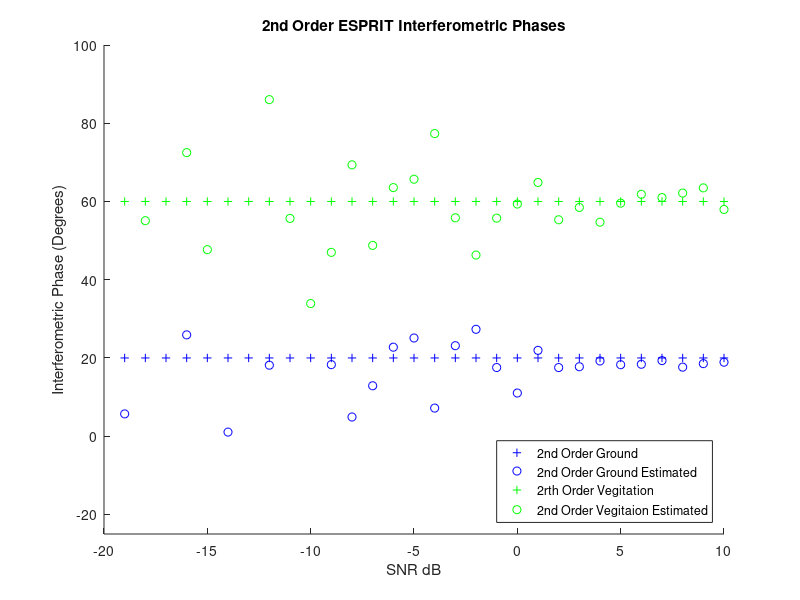
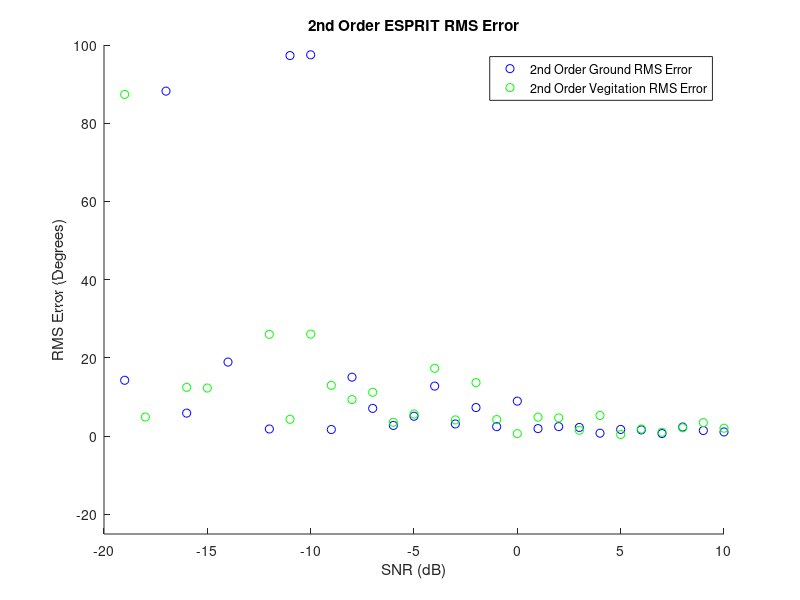
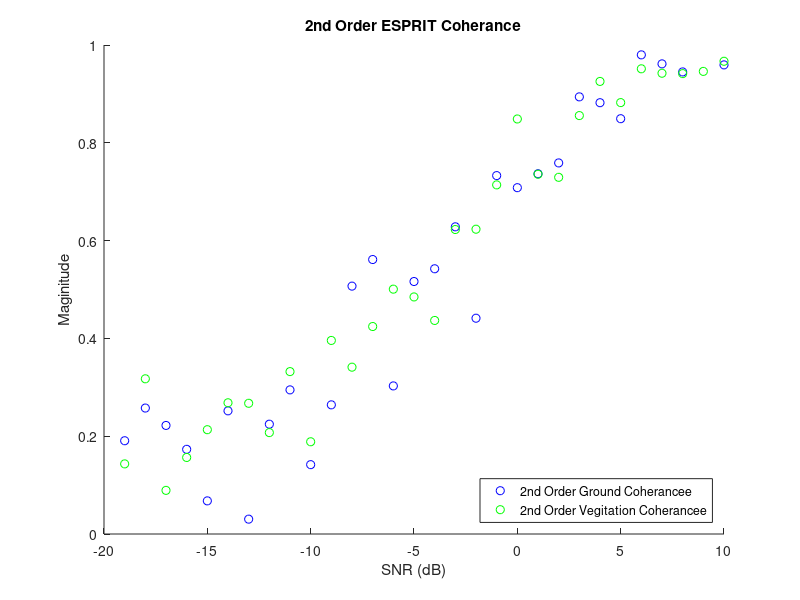

Recreate these plots in MATLAB, in order.
%% Afric_Sim_test_ESPRIT
clc;clear;
%% Initializations

Averaged_samples = 1;
Window = 49;    %size of window
SNR_samples = 30;

alpha = 1; %ground weighting factor
beta = 1;   %veg weighting factor
G_O = 20;
ground_offset = G_O*pi/180; % ground interferomitry offset
V_O = 60;
vegitation_offset = V_O*pi/180;    % veg interferomitry offset
G_O_array = ones(SNR_samples,1)*G_O;
V_O_array = ones(SNR_samples,1)*V_O;
Pol_ground = [1;-1;0]/sqrt(2);
Pol_vegitation = [1;1;1]/sqrt(3);

ground_phase_2 = zeros(SNR_samples,1);
ground_mag_2 = zeros(SNR_samples,1);
ground_phase_rmse_2 = zeros(SNR_samples,1);

vegitation_phase_2 = zeros(SNR_samples,1);
vegitation_mag_2 = zeros(SNR_samples,1);
vegitation_phase_rmse_2 = zeros(SNR_samples,1);

SNR = zeros(1,SNR_samples);
%% Matrix Construction
for Averaged_sample = 1:SNR_samples;
    
    SNR(Averaged_sample)=Averaged_sample-20;
    Noise = (10^(-SNR(Averaged_sample)/20))/sqrt(3);
    
    for unusedvariable = 1:Averaged_samples
        
        g =  Pol_ground*(sqrt(-2*log(1-rand(1,Window))).*exp(1i*2*pi*rand(1,Window)));
        v =  Pol_vegitation*(sqrt(-2*log(1-rand(1,Window))).*exp(1i*2*pi*rand(1,Window)));
        
        polfilter_2 = alpha*g + beta*v;
        s2 = alpha*exp(1i*ground_offset)*g + beta*exp(1i*vegitation_offset)*v;
        
        s1_Noise = polfilter_2 + Noise*sqrt(-2*log(1-rand(3,Window))).*exp(1i*2*pi*rand(3,Window));
        s2_Noise = s2 + Noise*sqrt(-2*log(1-rand(3,Window))).*exp(1i*2*pi*rand(3,Window));
       
        %% Second Order ESPRIT
        S1_2 = [s1_Noise(1,:)
            s1_Noise(2,:)
            s1_Noise(3,:)];
        
        S2_2 = [s2_Noise(1,:)
            s2_Noise(2,:)
            s2_Noise(3,:)];
        
        R1_2 = S1_2*S1_2'/Window;
        R2_2 = S1_2*S2_2'/Window;
        
        [eigenvec_2,eigenval_2] = eig(pinv(R1_2)*R2_2);
        
        polfilter_2 = abs(Pol_ground'*eigenvec_2);
        [~,srt_2] = sort(polfilter_2,'descend');
        ground_phase_2(Averaged_sample) = ground_phase_2(Averaged_sample) + angle(eigenval_2(srt_2(1),srt_2(1)))/Averaged_samples;
        ground_mag_2(Averaged_sample) = ground_mag_2(Averaged_sample) + abs(eigenval_2(srt_2(1),srt_2(1)))/Averaged_samples;
        ground_phase_rmse_2(Averaged_sample) =  ground_phase_rmse_2(Averaged_sample) + ((ground_offset + angle(eigenval_2(srt_2(1),srt_2(1))))^2)/Averaged_samples;
        
        polfilter_2 = abs(Pol_vegitation'*eigenvec_2);
        [~,srt_2] = sort(polfilter_2,'descend');
        vegitation_phase_2(Averaged_sample) = vegitation_phase_2(Averaged_sample) + angle(eigenval_2(srt_2(1),srt_2(1)))/Averaged_samples;
        vegitation_mag_2(Averaged_sample) = vegitation_mag_2(Averaged_sample) + abs(eigenval_2(srt_2(1),srt_2(1)))/Averaged_samples;
        vegitation_phase_rmse_2(Averaged_sample) =  vegitation_phase_rmse_2(Averaged_sample) + ((vegitation_offset + angle(eigenval_2(srt_2(1),srt_2(1))))^2)/Averaged_samples;
        
    end
end
ground_phase_rmse_2 = sqrt(ground_phase_rmse_2)*180/pi;
vegitation_phase_rmse_2 = sqrt(vegitation_phase_rmse_2)*180/pi;
%% Plotting Results

figure(1);
title('2nd Order ESPRIT Interferometric Phases');
xlabel('SNR dB');ylabel('Interferometric Phase (Degrees)');
hold on;
plot(SNR,G_O_array,'b+');
plot(SNR,-1*ground_phase_2*180/pi,'bo');
plot(SNR,V_O_array,'g+');
plot(SNR,-1*vegitation_phase_2*180/pi,'go');
legend('2nd Order Ground','2nd Order Ground Estimated','2rth Order Vegitation','2nd Order Vegitaion Estimated','Location','southeast')
axis([-20, 10, -25 100]);
hold off

figure(2)
title('2nd Order ESPRIT RMS Error')
xlabel('SNR (dB)');ylabel('RMS Error (Degrees)');
hold on;
plot(SNR,ground_phase_rmse_2,'bo');
plot(SNR,vegitation_phase_rmse_2,'go');
axis([-20, 10, -25 100]);
hold off;
legend('2nd Order Ground RMS Error','2nd Order Vegitation RMS Error','Location','northeast');

figure(3)
title('2nd Order ESPRIT Coherance');
xlabel('SNR (dB)');ylabel('Maginitude')
hold on;
plot(SNR,ground_mag_2,'bo');
plot(SNR,vegitation_mag_2,'go');
legend('2nd Order Ground Coherancee','2nd Order Vegitation Coherancee','Location','southeast');
axis([-20, 10, 0 1]);
hold off;
